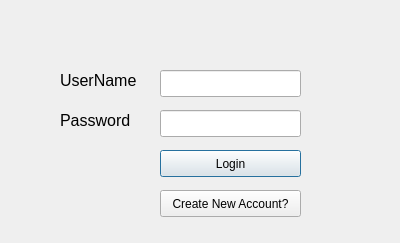
<?xml version="1.0" encoding="UTF-8"?>
<ui version="4.0">
 <class>login</class>
 <widget class="QDialog" name="login">
  <property name="geometry">
   <rect>
    <x>0</x>
    <y>0</y>
    <width>400</width>
    <height>243</height>
   </rect>
  </property>
  <property name="windowTitle">
   <string>login</string>
  </property>
  <widget class="QLabel" name="username">
   <property name="geometry">
    <rect>
     <x>60</x>
     <y>70</y>
     <width>91</width>
     <height>21</height>
    </rect>
   </property>
   <property name="font">
    <font>
     <pointsize>12</pointsize>
    </font>
   </property>
   <property name="text">
    <string>UserName </string>
   </property>
  </widget>
  <widget class="QLabel" name="password">
   <property name="geometry">
    <rect>
     <x>60</x>
     <y>110</y>
     <width>91</width>
     <height>21</height>
    </rect>
   </property>
   <property name="font">
    <font>
     <pointsize>12</pointsize>
    </font>
   </property>
   <property name="text">
    <string>Password </string>
   </property>
  </widget>
  <widget class="QLineEdit" name="usrnm_lineEdit">
   <property name="geometry">
    <rect>
     <x>160</x>
     <y>70</y>
     <width>141</width>
     <height>27</height>
    </rect>
   </property>
   <property name="placeholderText">
    <string/>
   </property>
  </widget>
  <widget class="QLineEdit" name="pswd_lineEdit">
   <property name="geometry">
    <rect>
     <x>160</x>
     <y>110</y>
     <width>141</width>
     <height>27</height>
    </rect>
   </property>
   <property name="echoMode">
    <enum>QLineEdit::Password</enum>
   </property>
   <property name="placeholderText">
    <string/>
   </property>
   <property name="cursorMoveStyle">
    <enum>Qt::LogicalMoveStyle</enum>
   </property>
  </widget>
  <widget class="QPushButton" name="login_pushButton">
   <property name="geometry">
    <rect>
     <x>160</x>
     <y>150</y>
     <width>141</width>
     <height>27</height>
    </rect>
   </property>
   <property name="text">
    <string>Login</string>
   </property>
  </widget>
  <widget class="QPushButton" name="create_pushButton">
   <property name="geometry">
    <rect>
     <x>160</x>
     <y>190</y>
     <width>141</width>
     <height>27</height>
    </rect>
   </property>
   <property name="text">
    <string>Create New Account?</string>
   </property>
  </widget>
 </widget>
 <layoutdefault spacing="6" margin="11"/>
 <resources/>
 <connections/>
</ui>
